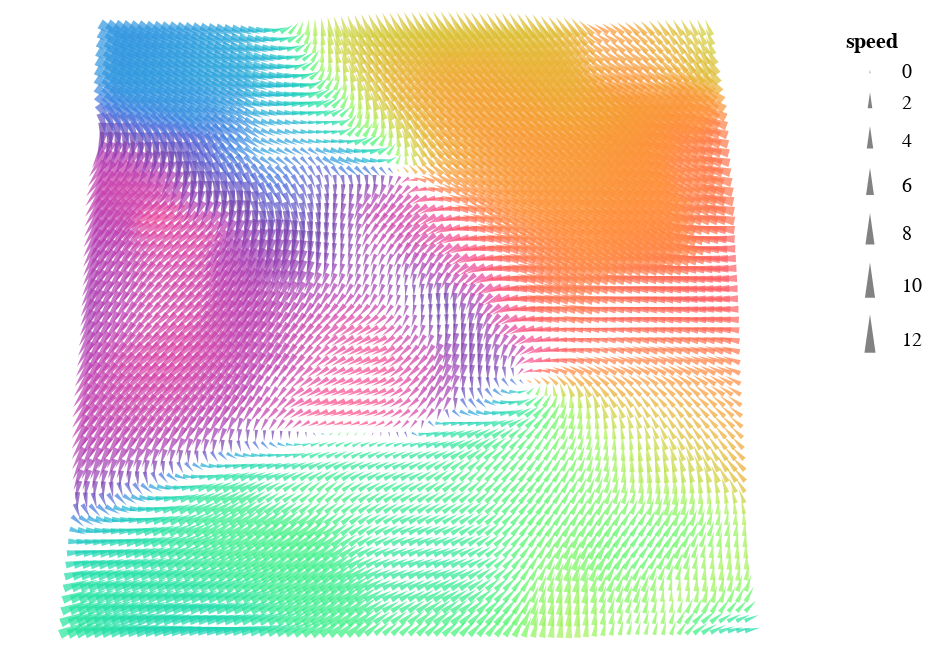

Source (notebook cell):
### Code cell
alt.Chart(source).mark_point(shape="wedge", filled=True).encode(
    latitude="latitude",
    longitude="longitude",
    color=alt.Color(
        "dir", scale=alt.Scale(domain=[0, 360], scheme="rainbow"), legend=None
    ),
    angle=alt.Angle("dir", scale=alt.Scale(domain=[0, 360], range=[180, 540])),
    size=alt.Size("speed", scale=alt.Scale(rangeMax=500)),
).project("equalEarth")

### Figure 1 — Vega-Lite specification as saved in the notebook (floating-point values rounded to 4 significant figures; data arrays with more than 128 entries replaced by an {"elided": "..."} marker saying what was removed)
{"config": {"view": {"continuousWidth": 400, "continuousHeight": 300}}, "data": {"name": "data-ba8469e9211add3ad243362062097ed5"}, "mark": {"type": "point", "filled": true, "shape": "wedge"}, "encoding": {"angle": {"field": "dir", "scale": {"domain": [0, 360], "range": [180, 540]}, "type": "quantitative"}, "color": {"field": "dir", "legend": null, "scale": {"domain": [0, 360], "scheme": "rainbow"}, "type": "quantitative"}, "latitude": {"field": "latitude", "type": "quantitative"}, "longitude": {"field": "longitude", "type": "quantitative"}, "size": {"field": "speed", "scale": {"rangeMax": 500}, "type": "quantitative"}}, "projection": {"type": "equalEarth"}, "$schema": "https://vega.github.io/schema/vega-lite/v4.17.0.json", "datasets": {"data-ba8469e9211add3ad243362062097ed5": {"elided": "4800 records"}}}
